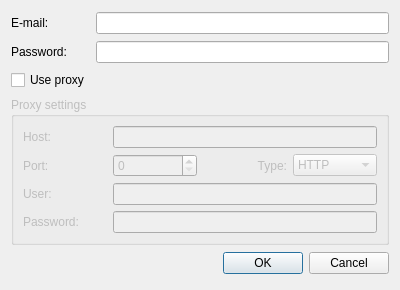
<?xml version="1.0" encoding="UTF-8"?>
<ui version="4.0">
 <class>LoginDialog</class>
 <widget class="QDialog" name="LoginDialog">
  <property name="windowModality">
   <enum>Qt::ApplicationModal</enum>
  </property>
  <property name="geometry">
   <rect>
    <x>0</x>
    <y>0</y>
    <width>400</width>
    <height>290</height>
   </rect>
  </property>
  <property name="sizePolicy">
   <sizepolicy hsizetype="Preferred" vsizetype="Preferred">
    <horstretch>0</horstretch>
    <verstretch>0</verstretch>
   </sizepolicy>
  </property>
  <property name="minimumSize">
   <size>
    <width>400</width>
    <height>135</height>
   </size>
  </property>
  <property name="maximumSize">
   <size>
    <width>400</width>
    <height>290</height>
   </size>
  </property>
  <property name="windowTitle">
   <string>Login</string>
  </property>
  <property name="windowIcon">
   <iconset resource="../icons/icons.qrc">
    <normaloff>:/ui_icons/icon.png</normaloff>:/ui_icons/icon.png</iconset>
  </property>
  <layout class="QGridLayout" name="gridLayout">
   <item row="0" column="0">
    <widget class="QLabel" name="label">
     <property name="text">
      <string>E-mail:</string>
     </property>
     <property name="buddy">
      <cstring>emailEdit</cstring>
     </property>
    </widget>
   </item>
   <item row="0" column="1">
    <widget class="QLineEdit" name="emailEdit">
     <property name="toolTip">
      <string>Use your formula1.com login and password. &lt;br/&gt;If you don't have one, register for free at formula1.com site.</string>
     </property>
    </widget>
   </item>
   <item row="1" column="0">
    <widget class="QLabel" name="label_2">
     <property name="text">
      <string>Password:</string>
     </property>
     <property name="buddy">
      <cstring>passwordEdit</cstring>
     </property>
    </widget>
   </item>
   <item row="1" column="1">
    <widget class="QLineEdit" name="passwordEdit">
     <property name="toolTip">
      <string>Use your formula1.com login and password. &lt;br/&gt;If you don't have one, register for free at formula1.com site.</string>
     </property>
     <property name="echoMode">
      <enum>QLineEdit::Password</enum>
     </property>
    </widget>
   </item>
   <item row="4" column="0" colspan="2">
    <widget class="QDialogButtonBox" name="buttonBox">
     <property name="orientation">
      <enum>Qt::Horizontal</enum>
     </property>
     <property name="standardButtons">
      <set>QDialogButtonBox::Cancel|QDialogButtonBox::Ok</set>
     </property>
    </widget>
   </item>
   <item row="2" column="0">
    <widget class="QCheckBox" name="proxyCheckBox">
     <property name="text">
      <string>Use proxy</string>
     </property>
    </widget>
   </item>
   <item row="3" column="0" colspan="2">
    <widget class="QGroupBox" name="proxyBox">
     <property name="enabled">
      <bool>false</bool>
     </property>
     <property name="sizePolicy">
      <sizepolicy hsizetype="Expanding" vsizetype="Fixed">
       <horstretch>0</horstretch>
       <verstretch>0</verstretch>
      </sizepolicy>
     </property>
     <property name="title">
      <string>Proxy settings</string>
     </property>
     <layout class="QGridLayout" name="gridLayout_2">
      <item row="1" column="0">
       <widget class="QLabel" name="label_3">
        <property name="text">
         <string>Host:</string>
        </property>
       </widget>
      </item>
      <item row="3" column="0">
       <widget class="QLabel" name="label_4">
        <property name="text">
         <string>User:</string>
        </property>
       </widget>
      </item>
      <item row="4" column="0">
       <widget class="QLabel" name="label_6">
        <property name="text">
         <string>Password:</string>
        </property>
       </widget>
      </item>
      <item row="2" column="0">
       <widget class="QLabel" name="label_5">
        <property name="text">
         <string>Port:</string>
        </property>
       </widget>
      </item>
      <item row="2" column="1">
       <widget class="QSpinBox" name="proxyPortEdit">
        <property name="maximum">
         <number>99999</number>
        </property>
       </widget>
      </item>
      <item row="2" column="2">
       <widget class="QLabel" name="label_7">
        <property name="text">
         <string>Type:</string>
        </property>
        <property name="alignment">
         <set>Qt::AlignRight|Qt::AlignTrailing|Qt::AlignVCenter</set>
        </property>
       </widget>
      </item>
      <item row="2" column="3">
       <widget class="QComboBox" name="proxyTypeBox">
        <item>
         <property name="text">
          <string>HTTP</string>
         </property>
        </item>
        <item>
         <property name="text">
          <string>Socks5</string>
         </property>
        </item>
       </widget>
      </item>
      <item row="1" column="1" colspan="3">
       <widget class="QLineEdit" name="proxyHostEdit"/>
      </item>
      <item row="3" column="1" colspan="3">
       <widget class="QLineEdit" name="proxyUserEdit"/>
      </item>
      <item row="4" column="1" colspan="3">
       <widget class="QLineEdit" name="proxyPasswordEdit">
        <property name="echoMode">
         <enum>QLineEdit::Password</enum>
        </property>
       </widget>
      </item>
     </layout>
    </widget>
   </item>
  </layout>
 </widget>
 <tabstops>
  <tabstop>emailEdit</tabstop>
  <tabstop>passwordEdit</tabstop>
  <tabstop>proxyCheckBox</tabstop>
  <tabstop>proxyHostEdit</tabstop>
  <tabstop>proxyPortEdit</tabstop>
  <tabstop>proxyTypeBox</tabstop>
  <tabstop>proxyUserEdit</tabstop>
  <tabstop>proxyPasswordEdit</tabstop>
  <tabstop>buttonBox</tabstop>
 </tabstops>
 <resources>
  <include location="../icons/icons.qrc"/>
 </resources>
 <connections>
  <connection>
   <sender>buttonBox</sender>
   <signal>accepted()</signal>
   <receiver>LoginDialog</receiver>
   <slot>accept()</slot>
   <hints>
    <hint type="sourcelabel">
     <x>257</x>
     <y>330</y>
    </hint>
    <hint type="destinationlabel">
     <x>157</x>
     <y>274</y>
    </hint>
   </hints>
  </connection>
  <connection>
   <sender>buttonBox</sender>
   <signal>rejected()</signal>
   <receiver>LoginDialog</receiver>
   <slot>reject()</slot>
   <hints>
    <hint type="sourcelabel">
     <x>325</x>
     <y>330</y>
    </hint>
    <hint type="destinationlabel">
     <x>286</x>
     <y>274</y>
    </hint>
   </hints>
  </connection>
 </connections>
</ui>
